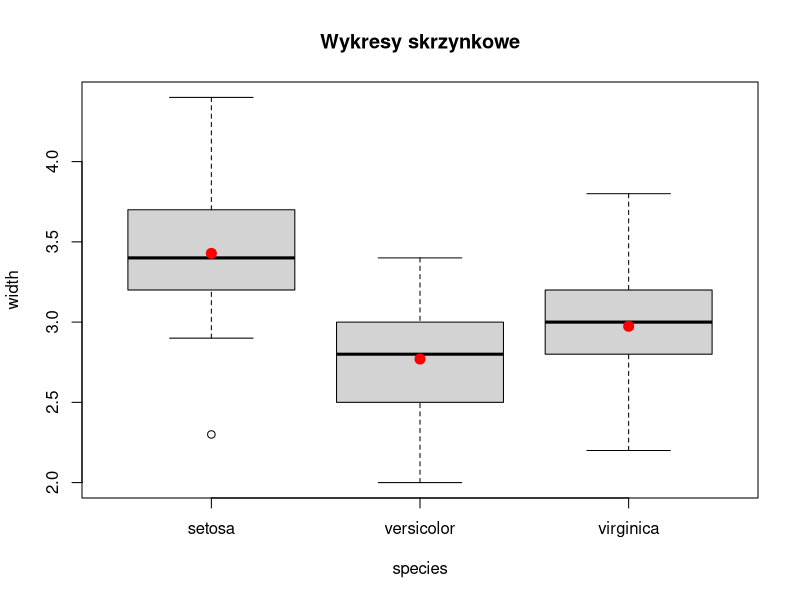
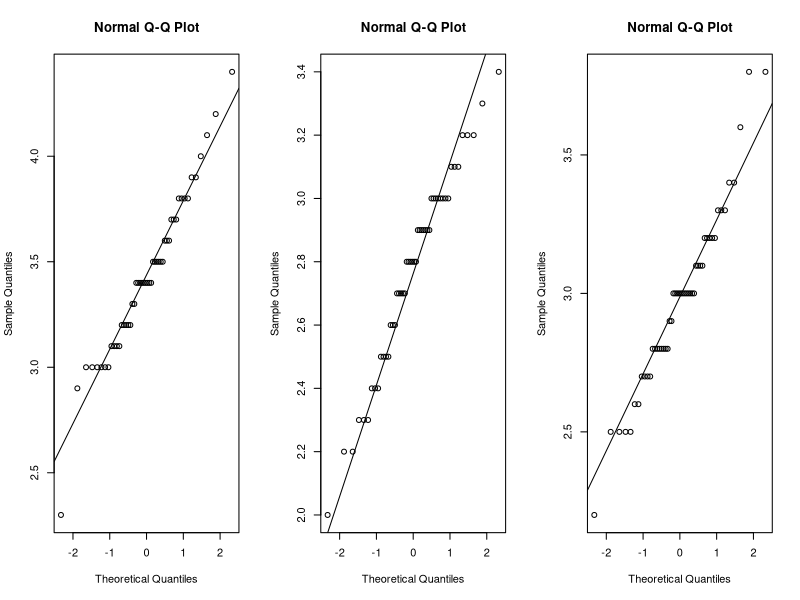
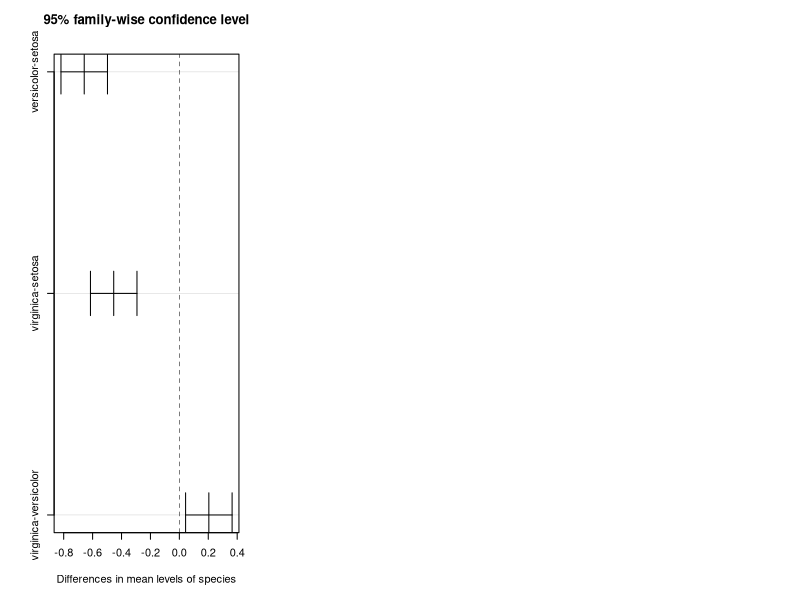

Source code (R) for these figures, in order:
# Lab06:

# zadanie 1 ---------------------------------------------------------------

data(iris)
summary(iris)
width <- iris$Sepal.Width
species <- iris$Species

# a) ----------------------------------------------------------------------

# H0: Średnia szerokość działki kielicha dla każdej odmiany irysa jest taka sama.
# H1: Istnieją odmiany irysa o różnej wartości średniej szerokości działki kielicha.

# Zmienna objaśniana: szerokość działki kielicha.
# Zmienna objaśniająca: odmiana irysa, czynnik występuje na trzech poziomach
# "versicolor-setosa", "virginica-setosa", "virginica-versicolor".

alpha <- 0.01

means <- tapply(width, species, mean)
boxplot(width ~ species, main = "Wykresy skrzynkowe")
lines(1:3, means, pch = 20, type = "p", cex = 2, col = "red")

# Czerwone kółka oznaczają średnie grupowe.
# Wykresy skrzynkowe i wartości średnich sugerują, że szerokość działki kielicha
# dla odmiany "setosa" średnio przyjmuje wartości większe od pozostałych odmian.

# b) ----------------------------------------------------------------------

# Sprawdzanie założeń:


# Czy dla każdego poziomu czynnika rozkład zmiennej odpowiedzi jest normalny?: 

# Ponieważ wartość n nie jest mała, rysujemy wykresy kwantylowe dla odpowiedzi 
# w każdej grupie:

par(mfrow = c(1, 3))
tapply(width, species, function(x) { qqnorm(x); qqline(x)})

# Następnie, przeprowadzamy testy normalności dla każdej grupy i
# wyświetlamy p-value, będące rezultatem testów:

tapply(width, 
       species, 
       function(x) { shapiro.test(x)$p.value })

# Otrzymujemy p-value >= alpha dla każdej grupy.

# Wyświetlamy wartość statystyki testowej oraz p-value dla każdej grupy:

simplify2array(tapply(
  width, 
  species, 
  function(x) { shapiro.test(x)[1:2] }))

# Czy wariancje w grupach są przynajmniej w przybliżeniu równe?:

# Ponieważ n >= 10 oraz rozkłady zmiennej odpowiedzi w grupach są normalne, 
# stosujemy test Barletta:

bartlett.test(width, species)

# W przeciwnym przypadku przeprowadzilibyśmy test Levene'a:

library(car)
leveneTest(width, species, center = mean)

# c) ----------------------------------------------------------------------

# Tworzymy model i dokonujemy analizy wariancji:

model <- lm(width ~ species)
summary(model)
anova(model)

pf(49.16, 2, 147, lower.tail = TRUE)

# Przeprowadzamy testy porównań wielokrotnych:

pairwise.t.test(width, species, p.adjust = "bonf")

# Alternatywnie korzystamy z procedury Turkey'a:

(tukey <- TukeyHSD(aov(model)))
plot(tukey)